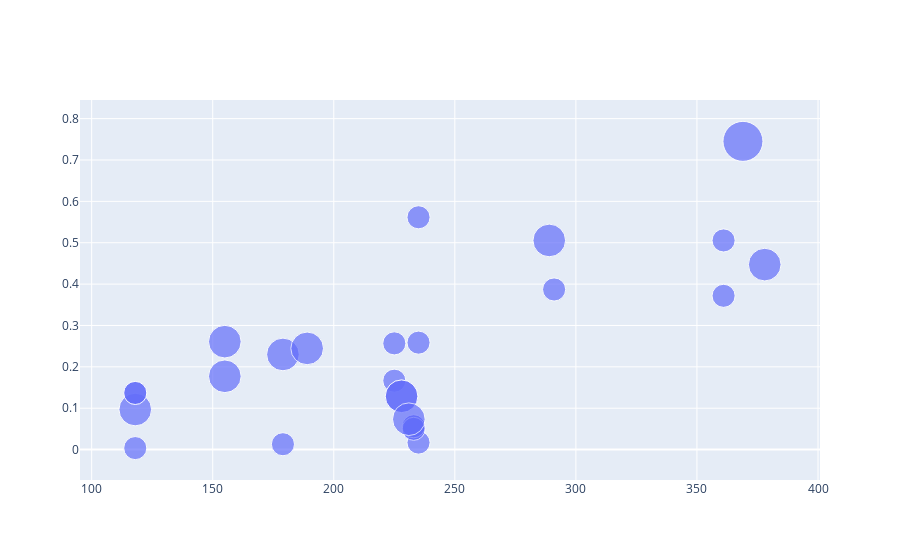

The code cell stored with this chart in its notebook:
### Code cell
import plotly.graph_objects as go

size = result['Children']
fig = go.Figure(data=[go.Scatter(
    x=result['Transportation Expense'], y=result['Probability'],
    mode='markers',
    marker=dict(
        size=size,
        sizemode='area',
        sizeref=2.*max(size)/(40.**2),
        sizemin=4
    )
)])
fig.show()

### Figure 1 — Plotly figure (JSON) as saved in the notebook; plotly's stock layout.template omitted (floating-point values rounded to 4 significant figures)
{"data": [{"marker": {"size": [0, 1, 2, 2, 2, 1, 2, 0, 0, 0, 2, 1, 1, 0, 1, 0, 1, 0, 1, 0, 0, 1, 0, 0, 1, 1, 1, 2, 0, 2, 2, 0, 1, 1, 3, 2, 1, 1, 2, 1], "sizemin": 4, "sizemode": "area", "sizeref": 0.00375}, "mode": "markers", "type": "scatter", "x": [179, 361, 155, 179, 155, 225, 118, 179, 118, 118, 378, 118, 233, 179, 235, 268, 118, 179, 291, 179, 118, 233, 118, 118, 233, 235, 233, 228, 118, 228, 189, 118, 361, 225, 369, 289, 235, 118, 231, 179], "y": [0.1331, 0.3717, 0.2609, 0.2299, 0.1772, 0.1666, 0.09683, 0.1331, 0.1244, 0.07977, 0.4471, 0.1369, 0.04774, 0.1331, 0.01691, 0.04505, 0.1369, 0.08564, 0.387, 0.08988, 0.1303, 0.0564, 0.08374, 0.08374, 0.0564, 0.5616, 0.05021, 0.1289, 0.1303, 0.1289, 0.2446, 0.1303, 0.5056, 0.2568, 0.7451, 0.5055, 0.2585, 0.003592, 0.07338, 0.01292]}], "layout": {}}
